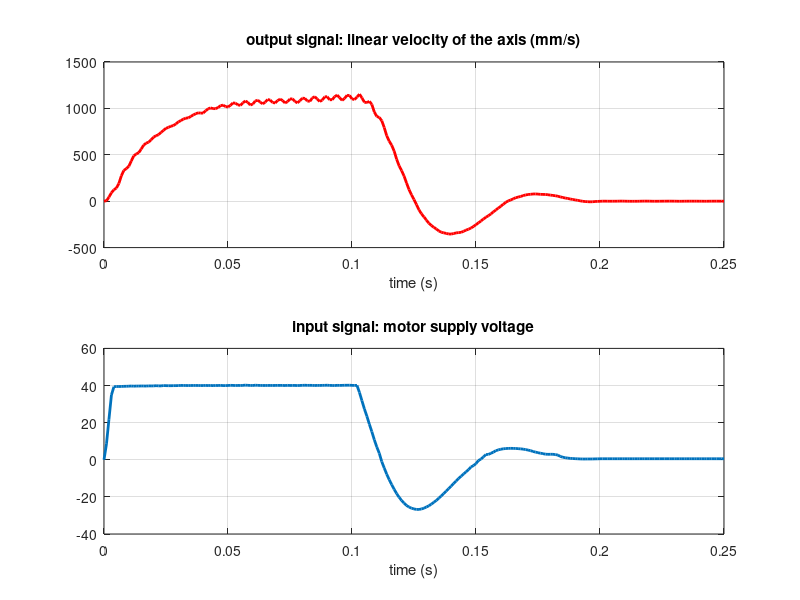

Reproduce this figure in MATLAB.

%--------------------------------------------------------------  
    clc 

%-------------------------------------------------------------- 


load ('Step_response.txt') 

t = Step_response(:,1); % t vector
x = Step_response(:,3); % x vector
v= Step_response(:,9); % v vector
u= Step_response(:,7); % u vector

%data display
figure;
subplot(2,1,2);
plot(t,u,'LineWidth',2);
xlabel('time (s)')
grid on;
title('input signal: motor supply voltage')


subplot(2,1,1);
plot(t,v,'r','LineWidth',2);
xlabel('time (s)')
grid on;
title('output signal: linear velocity of the axis (mm/s)')

